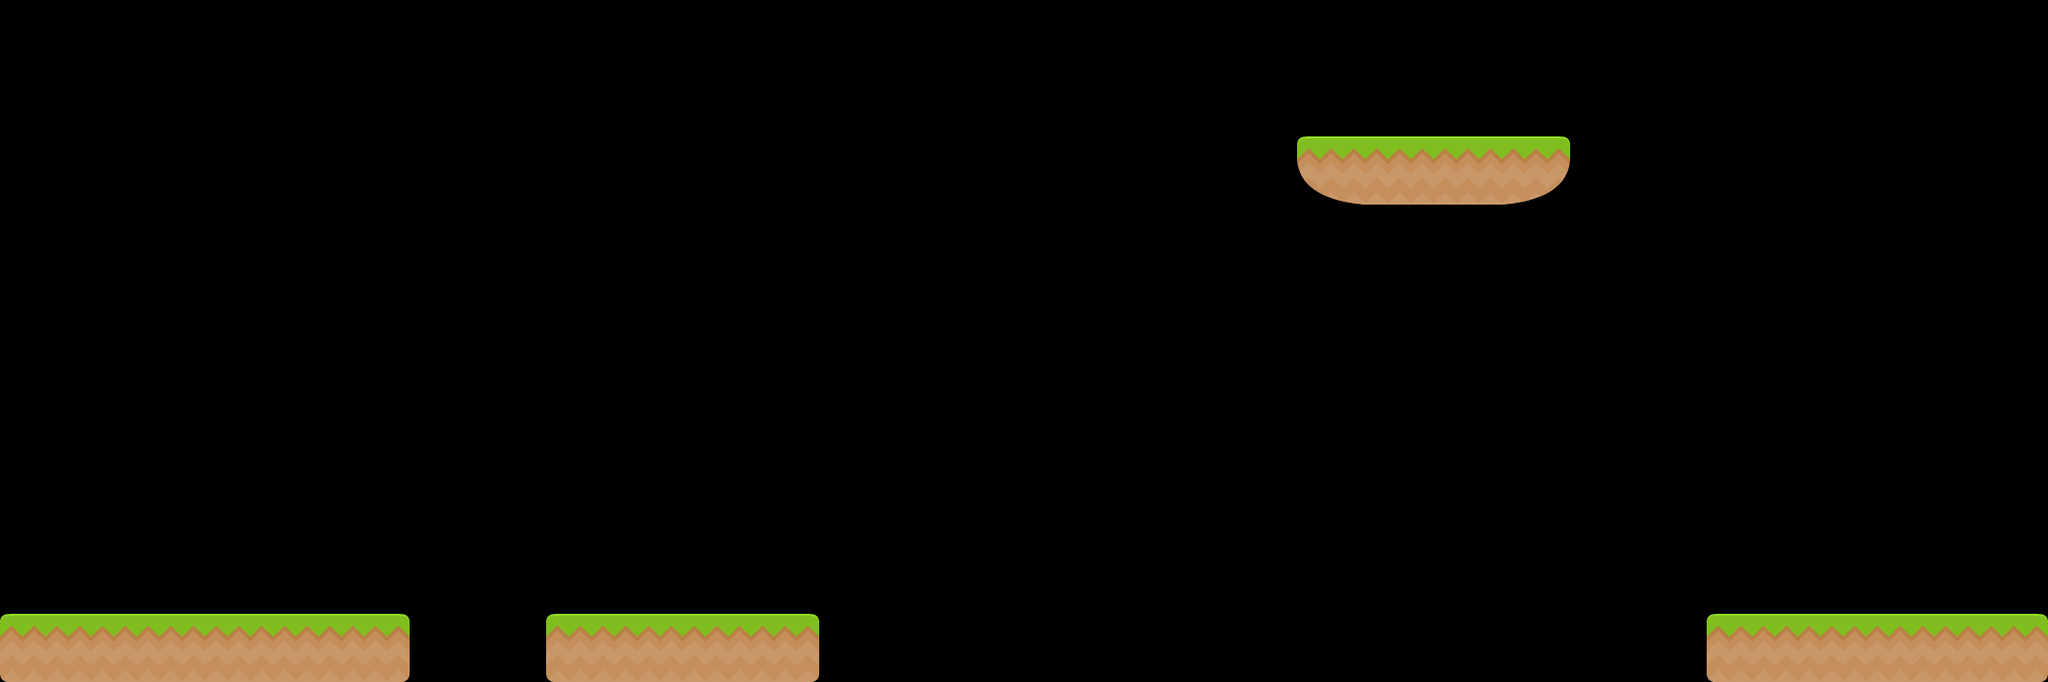

Rendered tile map (Tiled .tmx) drawn with the repository's tilesets; below, a short description and the full map source, tile grids included:
An orthogonal 30x10 tile map with 70x70 px tiles, 1 tile layer (Tile Layer 1) and 12 objects (4x platform, 3x lift, exitSign, doorBot, doorTop, ...).

<map version="1.2" tiledversion="1.2.3" orientation="orthogonal" renderorder="right-down" width="30" height="10" tilewidth="70" tileheight="70" infinite="0" nextlayerid="3" nextobjectid="39">
 <properties>
  <property name="star1time" type="float" value="21" />
 </properties>
 <tileset firstgid="1" name="tiles_spritesheet" tilewidth="70" tileheight="70" spacing="2" tilecount="156" columns="12">
  <image source="tiles_spritesheet.png" width="914" height="936" />
 </tileset>
 <layer id="1" name="Tile Layer 1" width="30" height="10">
  <data encoding="csv">
0,0,0,0,0,0,0,0,0,0,0,0,0,0,0,0,0,0,0,0,0,0,0,0,0,0,0,0,0,0,
0,0,0,0,0,0,0,0,0,0,0,0,0,0,0,0,0,0,0,0,0,0,0,0,0,0,0,0,0,0,
0,0,0,0,0,0,0,0,0,0,0,0,0,0,0,0,0,0,0,129,104,104,105,0,0,0,0,0,0,0,
0,0,0,0,0,0,0,0,0,0,0,0,0,0,0,0,0,0,0,0,0,0,0,0,0,0,0,0,0,0,
0,0,0,0,0,0,0,0,0,0,0,0,0,0,0,0,0,0,0,0,0,0,0,0,0,0,0,0,0,0,
0,0,0,0,0,0,0,0,0,0,0,0,0,0,0,0,0,0,0,0,0,0,0,0,0,0,0,0,0,0,
0,0,0,0,0,0,0,0,0,0,0,0,0,0,0,0,0,0,0,0,0,0,0,0,0,0,0,0,0,0,
0,0,0,0,0,0,0,0,0,0,0,0,0,0,0,0,0,0,0,0,0,0,0,0,0,0,0,0,0,0,
0,0,0,0,0,0,0,0,0,0,0,0,0,0,0,0,0,0,0,0,0,0,0,0,0,0,0,0,0,0,
116,104,104,104,104,92,0,0,116,104,104,92,0,0,0,0,0,0,0,0,0,0,0,0,0,116,104,104,104,92
</data>
 </layer>
 <objectgroup id="2" name="Object Layer 1">
  <object id="1" type="exitSign" gid="65" x="1960" y="630" width="70" height="70" />
  <object id="3" type="doorBot" gid="58" x="2030" y="630" width="70" height="70" />
  <object id="4" type="doorTop" gid="46" x="2030" y="560" width="70" height="70" />
  <object id="10" type="button" x="1330" y="70">
   <point />
  </object>
  <object id="14" type="platform" x="560" y="630" width="280" height="70" />
  <object id="18" type="platform" x="0" y="630" width="420" height="70" />
  <object id="19" type="platform" x="1330" y="140" width="280" height="70" />
  <object id="28" type="enemyBox" gid="61" x="1470" y="140" width="70" height="70" />
  <object id="32" type="lift" gid="16" x="910" y="630" width="70" height="70">
   <properties>
    <property name="endY" type="int" value="70" />
   </properties>
  </object>
  <object id="36" type="lift" gid="16" x="1050" y="630" width="70" height="70">
   <properties>
    <property name="endY" type="int" value="70" />
   </properties>
  </object>
  <object id="37" type="lift" gid="16" x="1190" y="630" width="70" height="70">
   <properties>
    <property name="endY" type="int" value="70" />
   </properties>
  </object>
  <object id="38" type="platform" x="1750" y="630" width="350" height="70" />
 </objectgroup>
</map>
